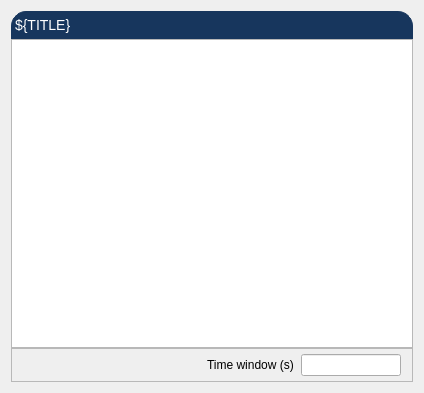
<?xml version="1.0" encoding="UTF-8"?>
<ui version="4.0">
 <class>Form</class>
 <widget class="QWidget" name="Form">
  <property name="geometry">
   <rect>
    <x>0</x>
    <y>0</y>
    <width>424</width>
    <height>393</height>
   </rect>
  </property>
  <property name="windowTitle">
   <string>Form</string>
  </property>
  <layout class="QVBoxLayout" name="verticalLayout_2">
   <item>
    <layout class="QVBoxLayout" name="verticalLayout">
     <property name="spacing">
      <number>0</number>
     </property>
     <property name="topMargin">
      <number>0</number>
     </property>
     <property name="bottomMargin">
      <number>0</number>
     </property>
     <item>
      <widget class="QLabel" name="label_4">
       <property name="styleSheet">
        <string notr="true">QLabel {
    qproperty-alignment: AlignCenter;
    border: 1px solid #FF17365D;
    border-top-left-radius: 15px;
    border-top-right-radius: 15px;
    background-color: #FF17365D;
    padding: 5px 0px;
    color: rgb(255, 255, 255);
    max-height: 25px;
    font-size: 14px;
}</string>
       </property>
       <property name="text">
        <string>${TITLE}</string>
       </property>
      </widget>
     </item>
     <item>
      <widget class="PyDMTimePlot" name="PyDMTimePlot">
       <property name="minimumSize">
        <size>
         <width>400</width>
         <height>300</height>
        </size>
       </property>
       <property name="toolTip">
        <string/>
       </property>
       <property name="yAxes">
        <stringlist>
         <string>{&quot;name&quot;: &quot;Axis 1&quot;, &quot;orientation&quot;: &quot;left&quot;, &quot;label&quot;: null, &quot;minRange&quot;: -1.0, &quot;maxRange&quot;: 1.0, &quot;autoRange&quot;: true, &quot;logMode&quot;: false}</string>
        </stringlist>
       </property>
       <property name="curves">
        <stringlist>
         <string>{&quot;channel&quot;: &quot;calc://a:${IDX}?A=ca://${EBUILDPV}.VALA&amp;expr=A.item(${IDX})&quot;, &quot;plot_style&quot;: &quot;Line&quot;, &quot;name&quot;: &quot;${TITLE}&quot;, &quot;color&quot;: &quot;white&quot;, &quot;lineStyle&quot;: 0, &quot;lineWidth&quot;: 1, &quot;symbol&quot;: &quot;o&quot;, &quot;symbolSize&quot;: 3, &quot;yAxisName&quot;: &quot;Axis 1&quot;, &quot;barWidth&quot;: null, &quot;upperThreshold&quot;: null, &quot;lowerThreshold&quot;: null, &quot;thresholdColor&quot;: &quot;white&quot;}</string>
        </stringlist>
       </property>
       <property name="bufferSize">
        <number>72000</number>
       </property>
       <property name="updateMode" stdset="0">
        <enum>PyDMTimePlot::OnValueChange</enum>
       </property>
       <property name="timeSpan">
        <double>600.000000000000000</double>
       </property>
      </widget>
     </item>
     <item>
      <widget class="QFrame" name="frame">
       <property name="minimumSize">
        <size>
         <width>0</width>
         <height>0</height>
        </size>
       </property>
       <property name="frameShape">
        <enum>QFrame::StyledPanel</enum>
       </property>
       <property name="frameShadow">
        <enum>QFrame::Raised</enum>
       </property>
       <layout class="QHBoxLayout" name="horizontalLayout_2">
        <property name="leftMargin">
         <number>11</number>
        </property>
        <property name="topMargin">
         <number>5</number>
        </property>
        <property name="rightMargin">
         <number>11</number>
        </property>
        <property name="bottomMargin">
         <number>5</number>
        </property>
        <item>
         <layout class="QHBoxLayout" name="horizontalLayout">
          <property name="spacing">
           <number>7</number>
          </property>
          <property name="topMargin">
           <number>0</number>
          </property>
          <item>
           <spacer name="horizontalSpacer">
            <property name="orientation">
             <enum>Qt::Horizontal</enum>
            </property>
            <property name="sizeHint" stdset="0">
             <size>
              <width>40</width>
              <height>20</height>
             </size>
            </property>
           </spacer>
          </item>
          <item>
           <widget class="QLabel" name="label_2">
            <property name="font">
             <font>
              <pointsize>9</pointsize>
             </font>
            </property>
            <property name="text">
             <string>Time window (s)</string>
            </property>
           </widget>
          </item>
          <item>
           <widget class="QLineEdit" name="lineEdit">
            <property name="maximumSize">
             <size>
              <width>100</width>
              <height>16777215</height>
             </size>
            </property>
            <property name="font">
             <font>
              <pointsize>9</pointsize>
             </font>
            </property>
           </widget>
          </item>
         </layout>
        </item>
       </layout>
      </widget>
     </item>
    </layout>
   </item>
  </layout>
 </widget>
 <customwidgets>
  <customwidget>
   <class>PyDMTimePlot</class>
   <extends>QGraphicsView</extends>
   <header>pydm.widgets.timeplot</header>
  </customwidget>
 </customwidgets>
 <resources/>
 <connections/>
</ui>
